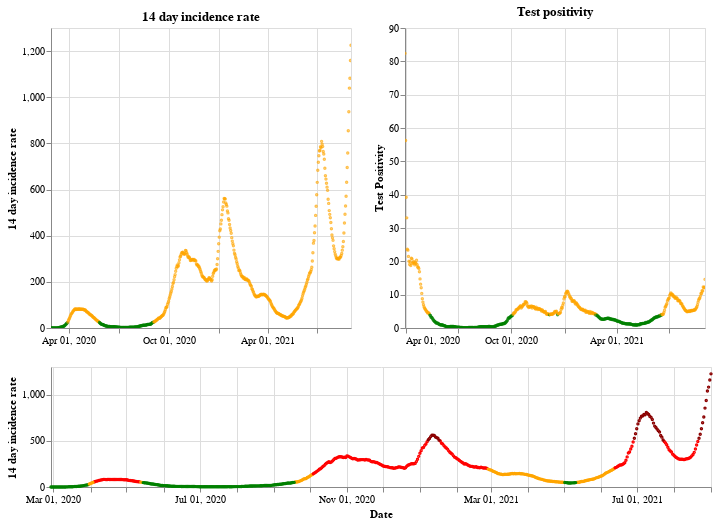

The cell this chart's notebook holds for it:
### Markdown cell above
## Scotland

### Code cell
plot_traffic_light('Scotland')

### Figure 1 — Vega-Lite specification as saved in the notebook (floating-point values rounded to 4 significant figures; data arrays with more than 128 entries replaced by an {"elided": "..."} marker saying what was removed)
{"config": {"view": {"continuousWidth": 400, "continuousHeight": 300}}, "vconcat": [{"hconcat": [{"mark": {"type": "point", "size": 2}, "encoding": {"color": {"condition": {"value": "green", "test": "(datum.twoWeeklyCasesRate <= 25)"}, "value": "orange"}, "tooltip": [{"type": "nominal", "field": "areaName"}, {"type": "temporal", "field": "date"}, {"type": "quantitative", "field": "twoWeeklyCasesRate"}, {"type": "quantitative", "field": "testPositivity"}], "x": {"type": "temporal", "axis": {"title": ""}, "field": "date", "scale": {"domain": {"selection": "DateBrush"}}, "timeUnit": "yearmonthdate"}, "y": {"type": "quantitative", "axis": {"title": "14 day incidence rate"}, "field": "twoWeeklyCasesRate"}}, "title": "14 day incidence rate", "width": 300}, {"mark": {"type": "point", "size": 2}, "encoding": {"color": {"condition": {"value": "green", "test": "(datum.testPositivity <= 4)"}, "value": "orange"}, "tooltip": [{"type": "nominal", "field": "areaName"}, {"type": "temporal", "field": "date"}, {"type": "quantitative", "field": "twoWeeklyCasesRate"}, {"type": "quantitative", "field": "testPositivity"}], "x": {"type": "temporal", "axis": {"title": ""}, "field": "date", "scale": {"domain": {"selection": "DateBrush"}}, "timeUnit": "yearmonthdate"}, "y": {"type": "quantitative", "axis": {"title": "Test Positivity"}, "field": "testPositivity"}}, "title": "Test positivity", "width": 300}]}, {"layer": [{"mark": {"type": "point", "size": 2}, "encoding": {"color": {"condition": {"value": "orange", "test": "(((datum.testPositivity < 4) && (datum.twoWeeklyCasesRate >= 50)) && (datum.twoWeeklyCasesRate < 200))"}, "value": "red"}, "opacity": {"condition": {"value": 1, "test": "((datum.twoWeeklyCasesRate >= 50) && (datum.twoWeeklyCasesRate < 500))"}, "value": 0}, "tooltip": [{"type": "nominal", "field": "areaName"}, {"type": "temporal", "field": "date"}, {"type": "quantitative", "field": "twoWeeklyCasesRate"}, {"type": "quantitative", "field": "testPositivity"}], "x": {"type": "temporal", "axis": {"title": "Date"}, "field": "date", "timeUnit": "yearmonthdate"}, "y": {"type": "quantitative", "axis": {"title": "14 day incidence rate"}, "field": "twoWeeklyCasesRate"}}, "selection": {"DateBrush": {"type": "interval", "encodings": ["x"], "fields": ["Time"]}}}, {"mark": {"type": "point", "size": 2}, "encoding": {"color": {"value": "darkred"}, "opacity": {"condition": {"value": 1, "test": "(datum.twoWeeklyCasesRate >= 500)"}, "value": 0}, "tooltip": [{"type": "nominal", "field": "areaName"}, {"type": "temporal", "field": "date"}, {"type": "quantitative", "field": "twoWeeklyCasesRate"}, {"type": "quantitative", "field": "testPositivity"}], "x": {"type": "temporal", "axis": {"title": "Date"}, "field": "date", "timeUnit": "yearmonthdate"}, "y": {"type": "quantitative", "axis": {"title": "14 day incidence rate"}, "field": "twoWeeklyCasesRate"}}}, {"mark": {"type": "point", "size": 2}, "encoding": {"color": {"condition": {"value": "green", "test": "((datum.testPositivity < 4) && (datum.twoWeeklyCasesRate < 50))"}, "value": "orange"}, "opacity": {"condition": {"value": 1, "test": "(datum.twoWeeklyCasesRate < 50)"}, "value": 0}, "tooltip": [{"type": "nominal", "field": "areaName"}, {"type": "temporal", "field": "date"}, {"type": "quantitative", "field": "twoWeeklyCasesRate"}, {"type": "quantitative", "field": "testPositivity"}], "x": {"type": "temporal", "axis": {"title": "Date"}, "field": "date", "timeUnit": "yearmonthdate"}, "y": {"type": "quantitative", "axis": {"title": "14 day incidence rate"}, "field": "twoWeeklyCasesRate"}}}], "height": 120, "width": 660}], "data": {"name": "data-cee83fcd87c35dc3347aa43e2ca7abb6"}, "$schema": "https://vega.github.io/schema/vega-lite/v4.8.1.json", "datasets": {"data-cee83fcd87c35dc3347aa43e2ca7abb6": {"elided": "552 records"}}}
